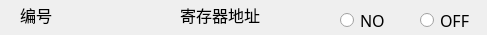
<?xml version="1.0" encoding="UTF-8"?>
<ui version="4.0">
 <class>WRMRegItem</class>
 <widget class="QWidget" name="WRMRegItem">
  <property name="geometry">
   <rect>
    <x>0</x>
    <y>0</y>
    <width>487</width>
    <height>35</height>
   </rect>
  </property>
  <property name="font">
   <font>
    <family>微软雅黑</family>
    <pointsize>12</pointsize>
   </font>
  </property>
  <property name="windowTitle">
   <string>Form</string>
  </property>
  <widget class="QLabel" name="label_number">
   <property name="geometry">
    <rect>
     <x>20</x>
     <y>5</y>
     <width>54</width>
     <height>20</height>
    </rect>
   </property>
   <property name="text">
    <string>编号</string>
   </property>
  </widget>
  <widget class="QLabel" name="label_reg_addr">
   <property name="geometry">
    <rect>
     <x>180</x>
     <y>5</y>
     <width>81</width>
     <height>20</height>
    </rect>
   </property>
   <property name="text">
    <string>寄存器地址</string>
   </property>
  </widget>
  <widget class="QRadioButton" name="radioButton_no">
   <property name="geometry">
    <rect>
     <x>340</x>
     <y>10</y>
     <width>51</width>
     <height>20</height>
    </rect>
   </property>
   <property name="text">
    <string>NO</string>
   </property>
  </widget>
  <widget class="QRadioButton" name="radioButton_off">
   <property name="geometry">
    <rect>
     <x>420</x>
     <y>10</y>
     <width>51</width>
     <height>20</height>
    </rect>
   </property>
   <property name="text">
    <string>OFF</string>
   </property>
  </widget>
 </widget>
 <resources/>
 <connections/>
</ui>
